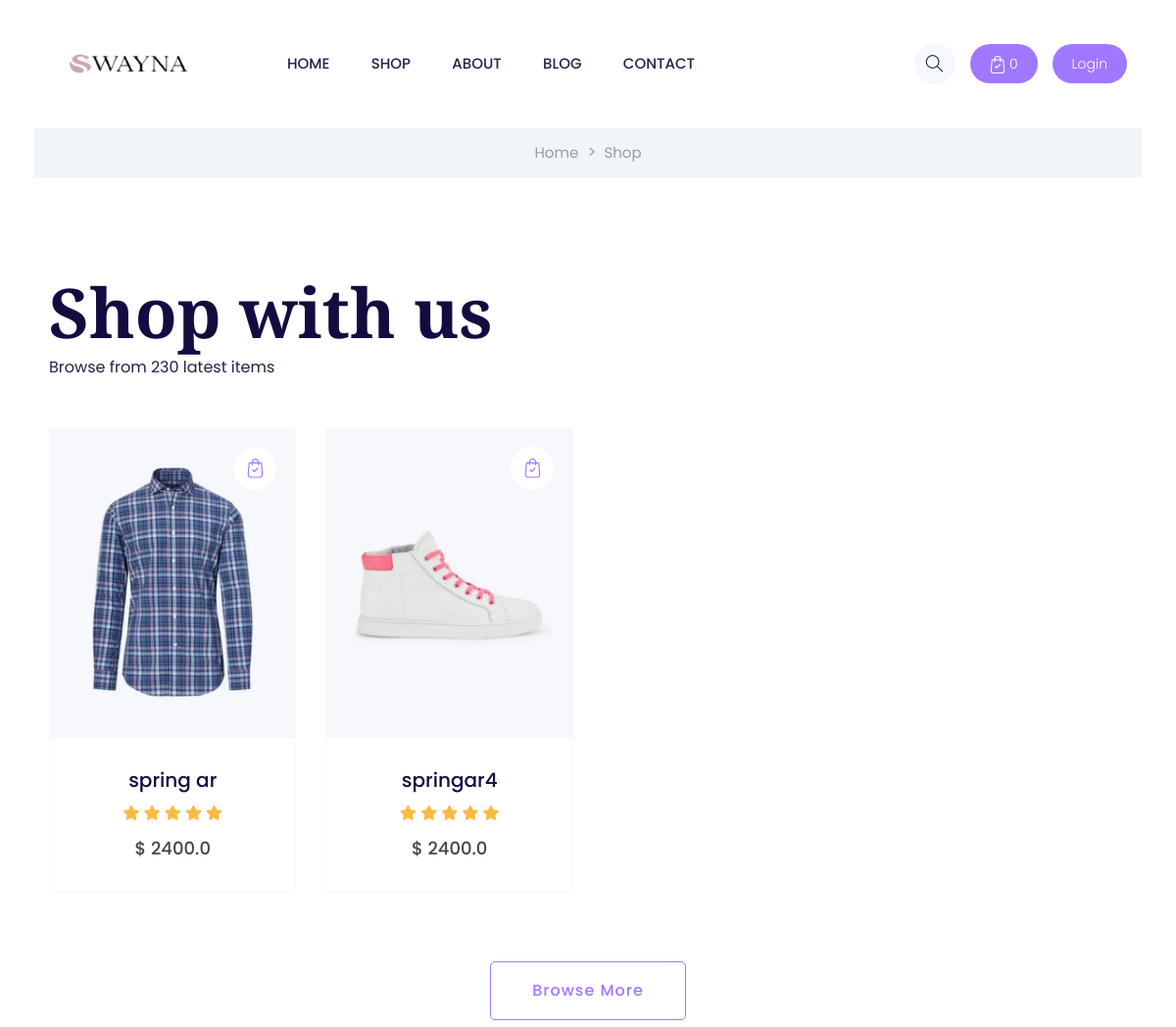
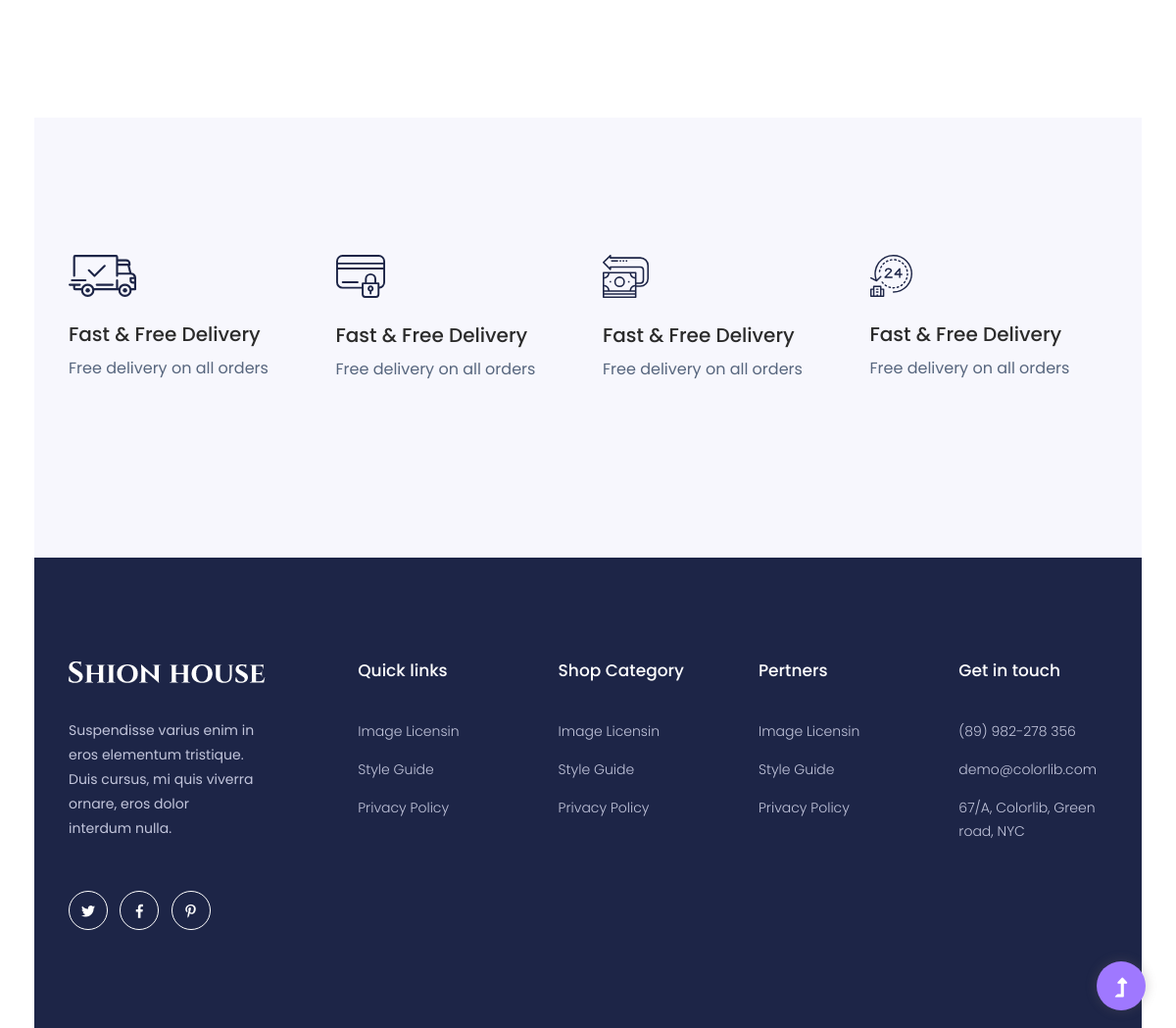
/swayna/shop/, run on the app's committed database (2 pictures, top to bottom).
### shop/models.py (models this page shows, shortened)
class Product(models.Model):
    name = models.CharField(max_length=100)
    description =models.TextField(null=True,blank=True)
    price = models.FloatField()
    image = models.ImageField(null=True,blank=True)

### shop/views.py (the view)
# urls.py: path("",views.product_list,name="productlist_page"),
def product_list(request):
    data = cartData(request)
    cart_items = data["cart_items"]
    order = data["order"]
    items = data["items"]
    products = Product.objects.all()
    return render(request,"shop/productList.html",{
        "productlist":products,
        "cart_items":cart_items
    })

### shop/utils.py (called while the page is built, shortened)
def cookieCart(request):
    try:
        cart = json.loads(request.COOKIES['cart'])
    except:
        cart = {}
    print("Cart:",cart)
    items=[]
    order = {"get_cart_quantity":0,"get_cart_total":0}
    cart_items = order["get_cart_quantity"]
    return {"cart_items":cart_items,"order":order,"items":items}

def cartData(request):
    if request.user.is_authenticated:
        customer = request.user.customer
        order,created = Order.objects.get_or_create(customer=customer,complete=False)
        items = order.orderitem_set.all()
        cart_items = order.get_cart_quantity
    else:
        cookieData = cookieCart(request)
        cart_items = cookieData["cart_items"]
        order = cookieData["order"]
        items = cookieData["items"]
    return {"cart_items":cart_items,"order":order,"items":items}

### shop/templates/shop/productList.html (shortened to what this page needs)
{% extends "base.html" %}
{% load static %}
{% block content %}
<main>
    <div class="page-notification">
        <div class="container">
            <div class="row">
                <div class="col-lg-12">
                    <nav aria-label="breadcrumb">
                        <ol class="breadcrumb justify-content-center">
                            <li class="breadcrumb-item"><a href="index.html">Home</a></li>
                            <li class="breadcrumb-item"><a href="#">Shop</a></li>
                        </ol>
                    </nav>
                </div>
            </div>
        </div>
    </div>
    <div class="category-area">
        <div class="container">
            <div class="row">
                <div class="col-xl-7 col-lg-8 col-md-10">
                    <div class="section-tittle mb-50">
                        <h2>Shop with us</h2>
                        <p>Browse from 230 latest items</p>
                    </div>
                </div>
            </div>
            <div class="row">
                <div class="col-xl-9 col-lg-9 col-md-8 ">
                    <div class="new-arrival new-arrival2">
                        <div class="row">
                            {% for product in productlist %}
                            <div class="col-xl-4 col-lg-4 col-md-6 col-sm-6">
                                <div class="single-new-arrival mb-50 text-center">
                                    <div class="popular-img">
                                        <img src="{{product.image.url}}" alt="">
                                        <div class="favorit-items">
                                            <img src={% static "assets/img/gallery/favorit-card.png" %} alt="">
                                        </div>
                                    </div>
                                    <div class="popular-caption">
                                     <h3><a href="{% url "product_page" product.pk%}">{{product.name}}</a></h3>
                                     <div class="rating mb-10">
                                        <i class="fas fa-star"></i>
                                        <i class="fas fa-star"></i>
                                        <i class="fas fa-star"></i>
                                        <i class="fas fa-star"></i>
                                        <i class="fas fa-star"></i>
                                    </div>
                                    <span>$ {{product.price}}</span>
                                </div>
                            </div>
                        </div>
                        {% endfor %}
                    </div>
                </div>
</div>
</div>
</div>
<div class="row justify-content-center">
<div class="room-btn mt-20">
    <a href="catagori.html" class="border-btn">Browse More</a>
</div>
</div>
</div>
<div class="categories-area section-padding40 gray-bg">
<div class="container-fluid">
    <div class="row">
        <div class="col-lg-3 col-md-6 col-sm-6">
            <div class="single-cat mb-50">
                <div class="cat-icon">
                    <img src={% static "assets/img/icon/services1.svg" %} alt="">
                </div>
                <div class="cat-cap">
                    <h5>Fast & Free Delivery</h5>
                    <p>Free delivery on all orders</p>
                </div>
            </div>
        </div>
        <div class="col-lg-3 col-md-6 col-sm-6">
            <div class="single-cat mb-50">
                <div class="cat-icon">
                    <img src={% static "assets/img/icon/services2.svg" %} alt="">
                </div>
                <div class="cat-cap">
                    <h5>Fast & Free Delivery</h5>
                    <p>Free delivery on all orders</p>
                </div>
            </div>
        </div>
        <div class="col-lg-3 col-md-6 col-sm-6">
            <div class="single-cat mb-30">
                <div class="cat-icon">
                    <img src={% static "assets/img/icon/services3.svg" %} alt="">
                </div>
                <div class="cat-cap">
                    <h5>Fast & Free Delivery</h5>
                    <p>Free delivery on all orders</p>
                </div>
            </div>
        </div>
        <div class="col-lg-3 col-md-6 col-sm-6">
            <div class="single-cat">
                <div class="cat-icon">
                    <img src={% static "assets/img/icon/services4.svg" %} alt="">
                </div>
                <div class="cat-cap">
                    <h5>Fast & Free Delivery</h5>
                    <p>Free delivery on all orders</p>
                </div>
            </div>
        </div>
    </div>
</div>
</div>
</main>
{% endblock content %}

### data on the page
Product: image (picture), name "spring ar", price "2400.0"
Product: image (picture), name "springar4", price "2400.0"

### other printed values
{{ cart_items }} "0"
